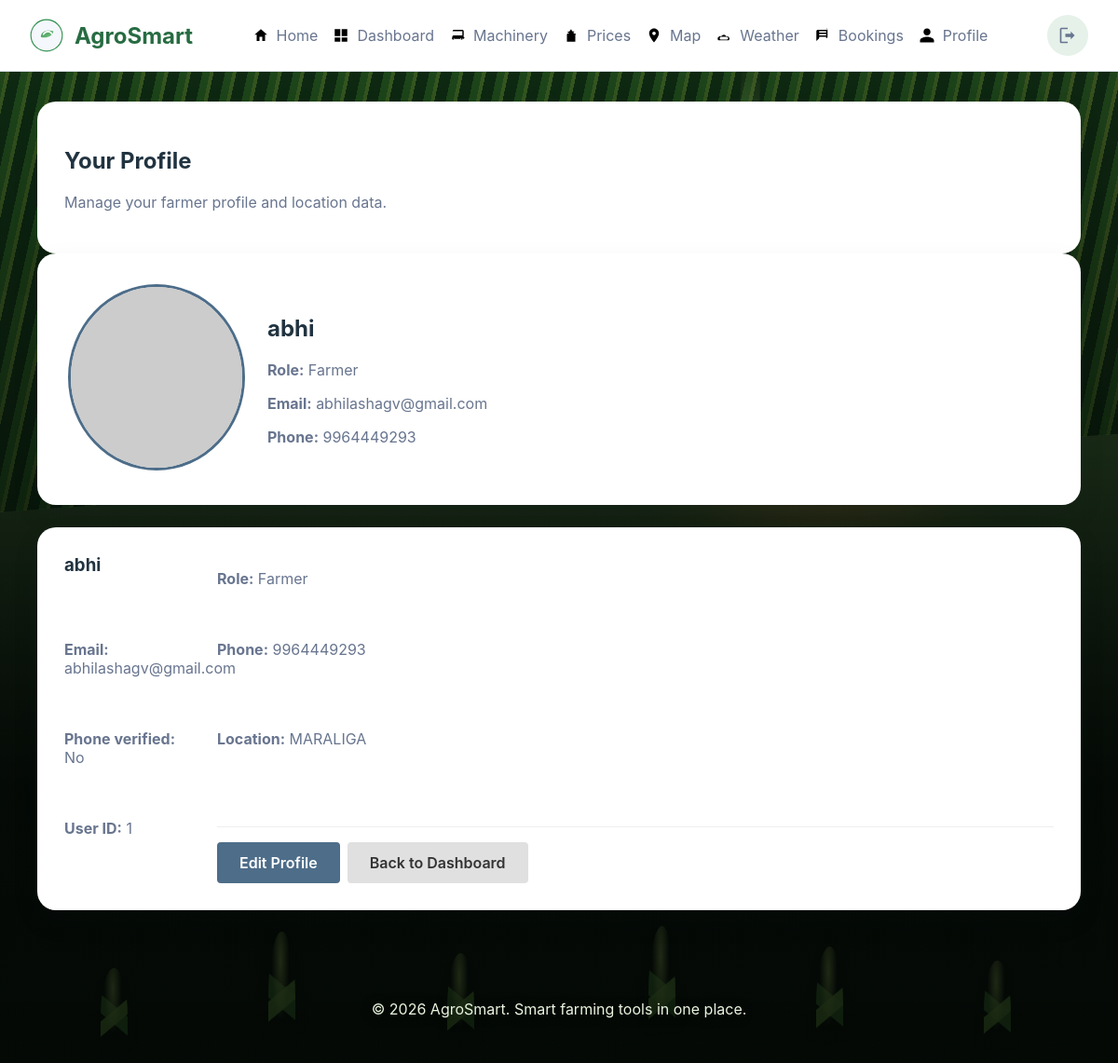
Screenshot of /profile (signed in) with the database file from the repository.
### models.py (models this page shows)
class User(db.Model, UserMixin):
    __tablename__ = 'users'
    id = db.Column(db.Integer, primary_key=True)
    name = db.Column(db.String(150), nullable=False)
    email = db.Column(db.String(150), unique=True, nullable=False)
    password = db.Column(db.String(255), nullable=False)
    role = db.Column(db.String(50), nullable=False, default='farmer')
    phone = db.Column(db.String(20))
    location = db.Column(db.String(150))
    phone_verified = db.Column(db.Boolean, default=False)
    photo = db.Column(db.String(255))
    aadhaar = db.Column(db.String(50))
    driving_license = db.Column(db.String(100))
    ration_card = db.Column(db.String(100))
    vehicle_number = db.Column(db.String(100))
    vehicle_image = db.Column(db.String(255))
    created_at = db.Column(db.DateTime, default=datetime.utcnow)
    updated_at = db.Column(db.DateTime, default=datetime.utcnow, onupdate=datetime.utcnow)
    uploads = db.relationship('Upload', backref='user', lazy=True)
    bookings = db.relationship('Booking', backref='user', lazy=True)

### app.py (the view)
@app.route("/profile")
@login_required
def profile():
    return render_template("profile.html", profile=current_user, edit=False)

### app.py (called while the page is built)
@login_manager.user_loader
def load_user(user_id):
    try:
        return User.query.get(int(user_id))
    except (TypeError, ValueError):
        return None

@app.context_processor
def inject_user():
    return {
        "user": current_user if current_user.is_authenticated else None,
        "logo_url": LOGO_URL,
        "role": current_user.role if current_user.is_authenticated else None,
    }

### templates/profile.html (shortened to what this page needs)
{% extends "base.html" %}
{% block content %}
<section class="panel">
    <h2>Your Profile</h2>
    <p>Manage your farmer profile and location data.</p>
</section>
{% if edit %}
<section class="panel profile-edit">
    <h2>Edit Profile</h2>
    <form method="POST" enctype="multipart/form-data" class="form-group">
        <div class="form-section">
            <h3>Profile Photo</h3>
            <div class="profile-photo-section">
                {% if profile.photo %}
                    <img src="/static/{{ profile.photo }}" alt="Current profile photo" class="profile-photo-large">
                {% else %}
                    <img src="https://via.placeholder.com/220?text=Farmer" alt="Farmer photo" class="profile-photo-large">
                {% endif %}
            </div>
            <div class="form-group">
                <label for="photo">Upload New Photo:</label>
                <input type="file" id="photo" name="photo" accept="image/*">
                <small>Supported formats: JPG, PNG, GIF (Max 5MB)</small>
            </div>
        </div>
        <div class="form-section">
            <h3>Personal Information</h3>
            <div class="form-group">
                <label for="name">Full Name:</label>
                <input type="text" id="name" name="name" value="{{ profile.name or '' }}" required>
            </div>
            <div class="form-group">
                <label for="email">Email Address:</label>
                <input type="email" id="email" name="email" value="{{ profile.email or '' }}" required>
            </div>
            <div class="form-group">
                <label for="phone">Phone Number:</label>
                <input type="tel" id="phone" name="phone" value="{{ profile.phone or '' }}" placeholder="10-digit phone number">
            </div>
            <div class="form-group">
                <label for="location">Location:</label>
                <input type="text" id="location" name="location" value="{{ profile.location or '' }}" placeholder="Your farm location">
            </div>
        </div>
        <div class="form-section">
            <h3>Profile Status</h3>
            <p><strong>Role:</strong> {{ profile.role|title if profile.role else 'Farmer' }}</p>
            <p><strong>Phone Verified:</strong> {{ 'Yes ✓' if profile.phone_verified else 'No - Please verify via OTP' }}</p>
            <p><strong>User ID:</strong> {{ profile.id }}</p>
        </div>
        {% if profile.role == 'admin' %}
        <div class="form-section">
            <h3>Admin Information</h3>
            <p><strong>Aadhaar:</strong> {{ profile.aadhaar or 'Not provided' }}</p>
            <p><strong>Driving License:</strong> {{ profile.driving_license or 'Not provided' }}</p>
            <p><strong>Ration Card:</strong> {{ profile.ration_card or 'Not provided' }}</p>
            <p><strong>Vehicle Number:</strong> {{ profile.vehicle_number or 'Not provided' }}</p>
            {% if profile.vehicle_image %}
                <p><strong>Vehicle Photo:</strong></p>
                <img src="/static/{{ profile.vehicle_image }}" alt="Vehicle image" style="max-width: 260px; border-radius: 12px; margin-top: 0.75rem;">
            {% endif %}
        </div>
        {% endif %}
        <div class="form-actions">
            <button type="submit" class="button button-primary">Save Changes</button>
            <a href="/profile" class="button button-secondary">Cancel</a>
        </div>
    </form>
</section>
{% else %}
<section class="panel profile-top">
    <div class="profile-avatar">
        {% if profile.photo %}
            <img src="/static/{{ profile.photo }}" alt="Farmer photo" class="profile-photo-large">
        {% else %}
            <img src="https://via.placeholder.com/220?text=Farmer" alt="Farmer photo" class="profile-photo-large">
        {% endif %}
    </div>
    <div class="profile-details">
        <h2>{{ profile.name }}</h2>
        <p><strong>Role:</strong> {{ profile.role|title if profile.role else 'Farmer' }}</p>
        <p><strong>Email:</strong> {{ profile.email }}</p>
        <p><strong>Phone:</strong> {{ profile.phone or 'Not set' }}</p>
    </div>
</section>
<div class="panel profile-card">
    <h3>{{ profile.name }}</h3>
    <p><strong>Role:</strong> {{ profile.role|title if profile.role else 'Farmer' }}</p>
    <p><strong>Email:</strong> {{ profile.email }}</p>
    <p><strong>Phone:</strong> {{ profile.phone or 'Not set' }}</p>
    <p><strong>Phone verified:</strong> {{ 'Yes' if profile.phone_verified else 'No' }}</p>
    <p><strong>Location:</strong> {{ profile.location or 'Not set' }}</p>
    <p><strong>User ID:</strong> {{ profile.id }}</p>
    <div class="profile-actions">
        <a href="/profile/edit" class="button button-primary">Edit Profile</a>
        <a href="/dashboard" class="button button-secondary">Back to Dashboard</a>
    </div>
</div>
{% endif %}
{% endblock %}

### static/style.css (style rules this page uses)
:root { --bg: #f4f7fb; --surface: #ffffff; --primary: #2f8f4f; --primary-dark: #276c42; --text: #213340; --muted: #68758f; --border: #dce2ea; --shadow: 0 12px 30px rgba(31, 41, 55, 0.08); }
* { box-sizing: border-box; }
body { margin: 0; font-family: Inter, system-ui, sans-serif; min-height: 100vh; background: radial-gradient(circle at top, rgba(255, 180, 90, 0.12), transparent 22%), linear-gradient(180deg, #102818 0%, #08100a 55%, #030606 100%); color: #eef1e7; }
body::before { content: ""; position: fixed; inset: 0; z-index: -10; pointer-events: none; background: linear-gradient(180deg, rgba(3, 7, 4, 0.16), rgba(3, 7, 4, 0.52)); }
a { color: var(--primary); text-decoration: none; }
button, .button { border: none; cursor: pointer; font-weight: 600; }
.button { display: inline-flex; align-items: center; justify-content: center; padding: 0.85rem 1.35rem; background: var(--primary); color: #fff; border-radius: 10px; transition: background 0.2s ease; }
.button-secondary { background: transparent; border: 1px solid var(--primary); color: var(--primary); }
.card, .panel { background: var(--surface); padding: 1.75rem; border-radius: 20px; box-shadow: var(--shadow); border: 1px solid transparent; color: var(--text); text-shadow: none; }
.card p, .panel p, .machine-card p, .rental-card p, .ad-banner p, td { color: var(--muted); }
.card h1, .card h2, .card h3, .panel h1, .panel h2, .panel h3, .ad-banner h1, .ad-banner h2, .ad-banner h3, td strong { color: var(--text); }
.profile-card { display: grid; grid-template-columns: 140px 1fr; gap: 1.5rem; align-items: start; }
.profile-top { display: flex; align-items: center; gap: 1.5rem; padding: 2rem; margin-bottom: 1.5rem; }
.profile-avatar { flex-shrink: 0; }
.profile-photo-large { width: 190px; height: 190px; object-fit: cover; border-radius: 24px; background: #f2f6fb; border: 2px solid rgba(47, 143, 79, 0.15); }
.card h3, .panel h3 { margin-top: 0; }

### templates/profile.html (style rules this page uses)
.profile-photo-large { max-width: 200px; height: 200px; border-radius: 50%; object-fit: cover; border: 3px solid #4d6d89; }
.profile-actions { margin-top: 1.5rem; padding-top: 1rem; border-top: 1px solid #eee; display: flex; gap: 0.5rem; }
.button { padding: 0.75rem 1.5rem; border: none; border-radius: 4px; cursor: pointer; text-decoration: none; display: inline-block; font-size: 1rem; transition: all 0.3s ease; }
.button-primary { background-color: #4d6d89; color: white; }
.button-secondary { background-color: #e0e0e0; color: #333; }

### rows the page displays
User: name "abhi", role "Farmer", email "abhilashagv@gmail.com", phone "9964449293", phone_verified "No", location "MARALIGA", id "1"
